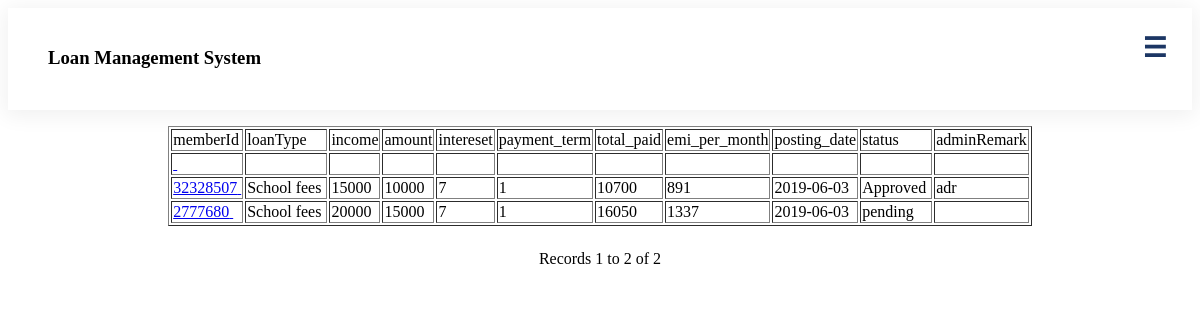
Page /loanlist.php on the earlier database version.
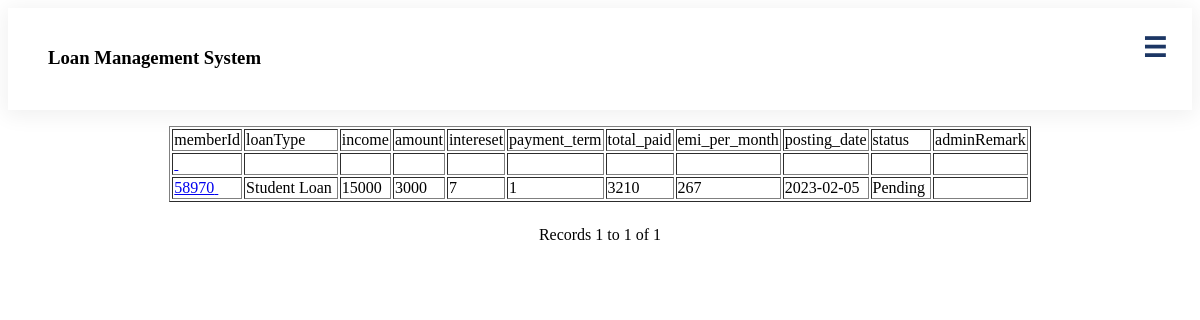
Same page on the later database version.
### tables this page shows
CREATE TABLE `loan` (
  `loanId` int(6) NOT NULL,
  `memberId` int(8) NOT NULL,
  `loanType` varchar(15) NOT NULL,
  `income` int(8) NOT NULL,
  `amount` int(8) NOT NULL,
  `intereset` varchar(5) NOT NULL,
  `payment_term` int(3) NOT NULL,
  `total_paid` int(8) NOT NULL,
  `emi_per_month` int(8) NOT NULL,
  `bankStatementPhoto` varchar(250) NOT NULL,
  `security` varchar(250) NOT NULL,
  `posting_date` date NOT NULL,
  `status` varchar(15) NOT NULL,
  `adminRemark` varchar(100) NOT NULL,
  `adminRemarkDate` date NOT NULL,
  `balance` int(255) NOT NULL
);

### loanlist.php (the view, shortened to what this page needs)
<?php require_once('Connections/mlms.php'); ?>
<?php
$maxRows_Recordset1 = 10;
$pageNum_Recordset1 = 0;
$startRow_Recordset1 = $pageNum_Recordset1 * $maxRows_Recordset1;
mysqli_select_db($mlms, $database_mlms);
$query_Recordset1 = "SELECT memberId, loanType, income, amount, intereset, payment_term, total_paid, emi_per_month, posting_date, status, adminRemark FROM loan";
$query_limit_Recordset1 = sprintf("%s LIMIT %d, %d", $query_Recordset1, $startRow_Recordset1, $maxRows_Recordset1);
$Recordset1 = mysqli_query($mlms, $query_limit_Recordset1);
$row_Recordset1 = mysqli_fetch_assoc($mlms, $Recordset1);
if (isset($_GET['totalRows_Recordset1'])) {
    $totalRows_Recordset1 = $_GET['totalRows_Recordset1'];
} else {
    $all_Recordset1 = mysqli_query($mlms, $query_Recordset1);
    $totalRows_Recordset1 = mysqli_num_rows($all_Recordset1);
}
?>
<!DOCTYPE html
    PUBLIC "-//W3C//DTD XHTML 1.0 Transitional//EN" "http://www.w3.org/TR/xhtml1/DTD/xhtml1-transitional.dtd">
<html xmlns="http://www.w3.org/1999/xhtml">
<head>
</head>
<body>
    <?php include 'header/user.php'; ?>
    <center>
        <div class="mainn">
            <table border="1" align="center">
                <tr>
                    <td>memberId</td>
                    <td>loanType</td>
                    <td>income</td>
                    <td>amount</td>
                    <td>intereset</td>
                    <td>payment_term</td>
                    <td>total_paid</td>
                    <td>emi_per_month</td>
                    <td>posting_date</td>
                    <td>status</td>
                    <td>adminRemark</td>
                </tr>
                <?php do { ?>
                <tr>
                    <td><a href="lonlist.php?recordID=<?php echo $row_Recordset1['memberId']; ?>">
                            <?php echo $row_Recordset1['memberId']; ?>&nbsp; </a></td>
                    <td>
                        <?php echo $row_Recordset1['loanType']; ?>&nbsp;
                    </td>
                    <td>
                        <?php echo $row_Recordset1['income']; ?>&nbsp;
                    </td>
                    <td>
                        <?php echo $row_Recordset1['amount']; ?>&nbsp;
                    </td>
                    <td>
                        <?php echo $row_Recordset1['intereset']; ?>&nbsp;
                    </td>
                    <td>
                        <?php echo $row_Recordset1['payment_term']; ?>&nbsp;
                    </td>
                    <td>
                        <?php echo $row_Recordset1['total_paid']; ?>&nbsp;
                    </td>
                    <td>
                        <?php echo $row_Recordset1['emi_per_month']; ?>&nbsp;
                    </td>
                    <td>
                        <?php echo $row_Recordset1['posting_date']; ?>&nbsp;
                    </td>
                    <td>
                        <?php echo $row_Recordset1['status']; ?>&nbsp;
                    </td>
                    <td>
                        <?php echo $row_Recordset1['adminRemark']; ?>&nbsp;
                    </td>
                </tr>
                <?php } while ($row_Recordset1 = mysql_fetch_assoc($Recordset1)); ?>
            </table>
            <br />
            <table border="0">
                <tr>
                    <td>
                    </td>
                    <td>
                    </td>
                    <td>
                    </td>
                    <td>
                    </td>
                </tr>
            </table>
            Records
            <?php echo ($startRow_Recordset1 + 1) ?> to
            <?php echo min($startRow_Recordset1 + $maxRows_Recordset1, $totalRows_Recordset1) ?> of
            <?php echo $totalRows_Recordset1 ?>
        </div>
    </center>
</body>
</html>

Differences in the rows shown:
removed loan: memberId "32328507", loanType "School fees", income "15000", amount "10000", intereset "7", payment_term "1", total_paid "10700", emi_per_month "891", posting_date "2019-06-03", status "Approved", adminRemark "adr"
removed loan: memberId "2777680", loanType "School fees", income "20000", amount "15000", intereset "7", payment_term "1", total_paid "16050", emi_per_month "1337", posting_date "2019-06-03", status "pending"
added loan: memberId "58970", loanType "Student Loan", income "15000", amount "3000", intereset "7", payment_term "1", total_paid "3210", emi_per_month "267", posting_date "2023-02-05", status "Pending"
Other differences:
min($startRow_Recordset1 + $maxRows_Recordset1, $totalRows_Recordset1): "2" → "1"
$totalRows_Recordset1: "2" → "1"
